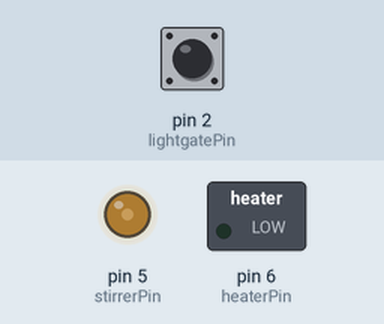
This sketch was run on a simulated Arduino Uno, built with avr-gcc and run on an emulated ATmega328P. On the bench: switched loads named in the sketch (green lamp = pin HIGH), output pins drawn as LEDs (lit = HIGH). The inputs (shaded band) are chosen by the test bench; at power-on: pin 2 (lightgatePin) HIGH. What the sketch prints to the serial monitor is not drawn.

Above: at 0.05 s.
Timing chart, 0 to 6.5 s (numbered marks = the images above):
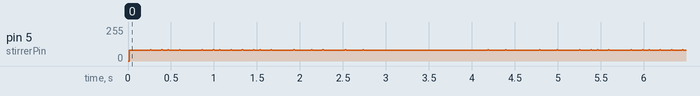

Measured:
- by itself, pin 5 (stirrerPin): moves between 80/255 and 85/255, repeating every 5.0 s

The sketch:

sketch.ino
```cpp
/*
 sketch.ino
 Stephen Hailes, Oct 2020
 This is a template sketch for the testboard simduino

 */

#include <stdio.h>
#include <string.h>

// These define which pins are connected to what device on the virtual bioreactor
//
const byte lightgatePin  = 2;
const byte stirrerPin    = 5;
const byte heaterPin     = 6;
const byte thermistorPin = A0;
const byte pHPin         = A1;

float prev_stirring_time = 0;
float prev_stirring_error = 0;

float prev_rotation_time = 0;
int rpm_count = 0;
int rpm_sum = 0;
float rpm = 0;
float prev_stirrer_pwm = 0;

// The PCA9685 is connected to the default I2C connections. There is no need
// to set these explicitly.


void setup() {
  Serial.begin(9600);
  Serial.println("Hello World");

  pinMode(lightgatePin,  INPUT);
  pinMode(stirrerPin,    OUTPUT);
  pinMode(heaterPin,     OUTPUT);
  pinMode(thermistorPin, INPUT);
  pinMode(pHPin,         INPUT);

  attachInterrupt(digitalPinToInterrupt(lightgatePin), lightgate_change, FALLING);
}

void lightgate_change() {
  float current_time = millis();
  float time_period = current_time - prev_rotation_time;
  prev_rotation_time = current_time;
  rpm_sum += 60 * (1 / (2 * (time_period / 1000)));
  rpm_count++;
}

void stirring_input() {
  if (rpm_count >= 10) {
    rpm = rpm_sum / rpm_count;
    rpm_sum = 0;
    rpm_count = 0;
  }
}

void stirring_output(float pwm) {
  if (pwm > 0 && pwm < 255) {
    analogWrite(stirrerPin, pwm);
    prev_stirrer_pwm = pwm;
  }
  else if (pwm > 255) {
    analogWrite(stirrerPin, 255);
    prev_stirrer_pwm = 255;
  }
  else {
    analogWrite(stirrerPin, prev_stirrer_pwm - 2);
  }
}


float pid(float input, float setpoint, float* prev_time, float* prev_error, float k_p, float k_i, float k_d) {
  float current_time = millis();
  float elapsed_time = current_time - *prev_time;
  *prev_time = current_time;

  float error = setpoint - input;
  float cum_error = error * elapsed_time;
  float rate_error = (error - *prev_error) / elapsed_time;
  *prev_error = error;

  return k_p * error + k_i * cum_error + k_d * rate_error;
}

void loop() {
  float p_stirring = 0.05;
  float i_stirring = 0.005;
  float d_stirring = 0.7;

  float setpoint_stirring = 1000;

  stirring_input();
  Serial.println(rpm);
  float pid_stirring = pid(rpm, setpoint_stirring, &prev_stirring_time, &prev_stirring_error, p_stirring, i_stirring, d_stirring);
  stirring_output(pid_stirring);
}
```
